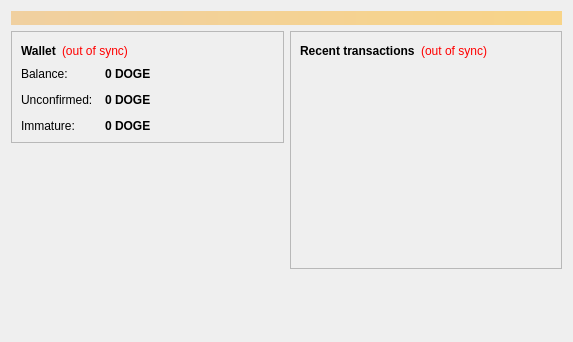
<?xml version="1.0" encoding="UTF-8"?>
<ui version="4.0">
 <class>OverviewPage</class>
 <widget class="QWidget" name="OverviewPage">
  <property name="geometry">
   <rect>
    <x>0</x>
    <y>0</y>
    <width>573</width>
    <height>342</height>
   </rect>
  </property>
  <property name="windowTitle">
   <string>Form</string>
  </property>
  <layout class="QVBoxLayout" name="topLayout">
   <item>
    <widget class="QLabel" name="labelAlerts">
     <property name="visible">
      <bool>false</bool>
     </property>
     <property name="styleSheet">
      <string notr="true">background-color: qlineargradient(x1: 0, y1: 0, x2: 1, y2: 0, stop:0 #F0D0A0, stop:1 #F8D488); color:#000000;</string>
     </property>
     <property name="wordWrap">
      <bool>true</bool>
     </property>
     <property name="margin">
      <number>3</number>
     </property>
    </widget>
   </item>
   <item>
    <layout class="QHBoxLayout" name="horizontalLayout" stretch="1,1">
     <item>
      <layout class="QVBoxLayout" name="verticalLayout_2">
       <item>
        <widget class="QFrame" name="frame">
         <property name="frameShape">
          <enum>QFrame::StyledPanel</enum>
         </property>
         <property name="frameShadow">
          <enum>QFrame::Raised</enum>
         </property>
         <layout class="QVBoxLayout" name="verticalLayout_4">
          <item>
           <layout class="QHBoxLayout" name="horizontalLayout_4">
            <item>
             <widget class="QLabel" name="label_5">
              <property name="font">
               <font>
                <weight>75</weight>
                <bold>true</bold>
               </font>
              </property>
              <property name="text">
               <string>Wallet</string>
              </property>
             </widget>
            </item>
            <item>
             <widget class="QLabel" name="labelWalletStatus">
              <property name="toolTip">
               <string>The displayed information may be out of date. Your wallet automatically synchronizes with the Dogecoin network after a connection is established, but this process has not completed yet.</string>
              </property>
              <property name="styleSheet">
               <string notr="true">QLabel { color: red; }</string>
              </property>
              <property name="text">
               <string notr="true">(out of sync)</string>
              </property>
              <property name="alignment">
               <set>Qt::AlignLeading|Qt::AlignLeft|Qt::AlignVCenter</set>
              </property>
             </widget>
            </item>
            <item>
             <spacer name="horizontalSpacer_2">
              <property name="orientation">
               <enum>Qt::Horizontal</enum>
              </property>
              <property name="sizeHint" stdset="0">
               <size>
                <width>40</width>
                <height>20</height>
               </size>
              </property>
             </spacer>
            </item>
           </layout>
          </item>
          <item>
           <layout class="QFormLayout" name="formLayout_2">
            <property name="fieldGrowthPolicy">
             <enum>QFormLayout::AllNonFixedFieldsGrow</enum>
            </property>
            <property name="horizontalSpacing">
             <number>12</number>
            </property>
            <property name="verticalSpacing">
             <number>12</number>
            </property>
            <item row="0" column="0">
             <widget class="QLabel" name="label">
              <property name="text">
               <string>Balance:</string>
              </property>
             </widget>
            </item>
            <item row="0" column="1">
             <widget class="QLabel" name="labelBalance">
              <property name="font">
               <font>
                <weight>75</weight>
                <bold>true</bold>
               </font>
              </property>
              <property name="cursor">
               <cursorShape>IBeamCursor</cursorShape>
              </property>
              <property name="toolTip">
               <string>Your current balance</string>
              </property>
              <property name="text">
               <string notr="true">0 DOGE</string>
              </property>
              <property name="textInteractionFlags">
               <set>Qt::LinksAccessibleByMouse|Qt::TextSelectableByKeyboard|Qt::TextSelectableByMouse</set>
              </property>
             </widget>
            </item>
            <item row="1" column="0">
             <widget class="QLabel" name="label_3">
              <property name="text">
               <string>Unconfirmed:</string>
              </property>
             </widget>
            </item>
            <item row="1" column="1">
             <widget class="QLabel" name="labelUnconfirmed">
              <property name="font">
               <font>
                <weight>75</weight>
                <bold>true</bold>
               </font>
              </property>
              <property name="cursor">
               <cursorShape>IBeamCursor</cursorShape>
              </property>
              <property name="toolTip">
               <string>Total of transactions that have yet to be confirmed, and do not yet count toward the current balance</string>
              </property>
              <property name="text">
               <string notr="true">0 DOGE</string>
              </property>
              <property name="textInteractionFlags">
               <set>Qt::LinksAccessibleByMouse|Qt::TextSelectableByKeyboard|Qt::TextSelectableByMouse</set>
              </property>
             </widget>
            </item>
            <item row="2" column="0">
             <widget class="QLabel" name="labelImmatureText">
              <property name="text">
               <string>Immature:</string>
              </property>
             </widget>
            </item>
            <item row="2" column="1">
             <widget class="QLabel" name="labelImmature">
              <property name="font">
               <font>
                <weight>75</weight>
                <bold>true</bold>
               </font>
              </property>
              <property name="toolTip">
               <string>Mined balance that has not yet matured</string>
              </property>
              <property name="text">
               <string notr="true">0 DOGE</string>
              </property>
              <property name="textInteractionFlags">
               <set>Qt::LinksAccessibleByMouse|Qt::TextSelectableByKeyboard|Qt::TextSelectableByMouse</set>
              </property>
             </widget>
            </item>
           </layout>
          </item>
         </layout>
        </widget>
       </item>
       <item>
        <spacer name="verticalSpacer">
         <property name="orientation">
          <enum>Qt::Vertical</enum>
         </property>
         <property name="sizeHint" stdset="0">
          <size>
           <width>20</width>
           <height>40</height>
          </size>
         </property>
        </spacer>
       </item>
        <item>
         <widget class="QLabel" name="label_wallet_bgcoin">
          <property name="text">
           <string/>
          </property>
          <property name="pixmap">
           <pixmap resource="../bitcoin.qrc">:/images/wallet_bgcoin</pixmap>
          </property>
          <property name="scaledContents">
           <bool>false</bool>
          </property>
          <property name="alignment">
           <set>Qt::AlignCenter</set>
          </property>
          <property name="margin">
           <number>-2</number>
          </property>
         </widget>
        </item>
        <item>
         <widget class="QLabel" name="label_6">
          <property name="text">
           <string/>
          </property>
         </widget>
        </item>
      </layout>
     </item>
     <item>
      <layout class="QVBoxLayout" name="verticalLayout_3">
       <item>
        <widget class="QFrame" name="frame_2">
         <property name="frameShape">
          <enum>QFrame::StyledPanel</enum>
         </property>
         <property name="frameShadow">
          <enum>QFrame::Raised</enum>
         </property>
         <layout class="QVBoxLayout" name="verticalLayout">
          <item>
           <layout class="QHBoxLayout" name="horizontalLayout_2">
            <item>
             <widget class="QLabel" name="label_4">
              <property name="text">
               <string>&lt;b&gt;Recent transactions&lt;/b&gt;</string>
              </property>
             </widget>
            </item>
            <item>
             <widget class="QLabel" name="labelTransactionsStatus">
              <property name="toolTip">
               <string>The displayed information may be out of date. Your wallet automatically synchronizes with the Dogecoin network after a connection is established, but this process has not completed yet.</string>
              </property>
              <property name="styleSheet">
               <string notr="true">QLabel { color: red; }</string>
              </property>
              <property name="text">
               <string notr="true">(out of sync)</string>
              </property>
              <property name="alignment">
               <set>Qt::AlignRight|Qt::AlignTrailing|Qt::AlignVCenter</set>
              </property>
             </widget>
            </item>
            <item>
             <spacer name="horizontalSpacer">
              <property name="orientation">
               <enum>Qt::Horizontal</enum>
              </property>
              <property name="sizeHint" stdset="0">
               <size>
                <width>40</width>
                <height>20</height>
               </size>
              </property>
             </spacer>
            </item>
           </layout>
          </item>
          <item>
           <widget class="QListView" name="listTransactions">
            <property name="styleSheet">
             <string notr="true">QListView { background: transparent; }</string>
            </property>
            <property name="frameShape">
             <enum>QFrame::NoFrame</enum>
            </property>
            <property name="verticalScrollBarPolicy">
             <enum>Qt::ScrollBarAlwaysOff</enum>
            </property>
            <property name="horizontalScrollBarPolicy">
             <enum>Qt::ScrollBarAlwaysOff</enum>
            </property>
            <property name="selectionMode">
             <enum>QAbstractItemView::NoSelection</enum>
            </property>
           </widget>
          </item>
         </layout>
        </widget>
       </item>
       <item>
        <spacer name="verticalSpacer_2">
         <property name="orientation">
          <enum>Qt::Vertical</enum>
         </property>
         <property name="sizeHint" stdset="0">
          <size>
           <width>20</width>
           <height>40</height>
          </size>
         </property>
        </spacer>
       </item>
      </layout>
     </item>
    </layout>
   </item>
  </layout>
 </widget>
 <resources/>
 <connections/>
</ui>
